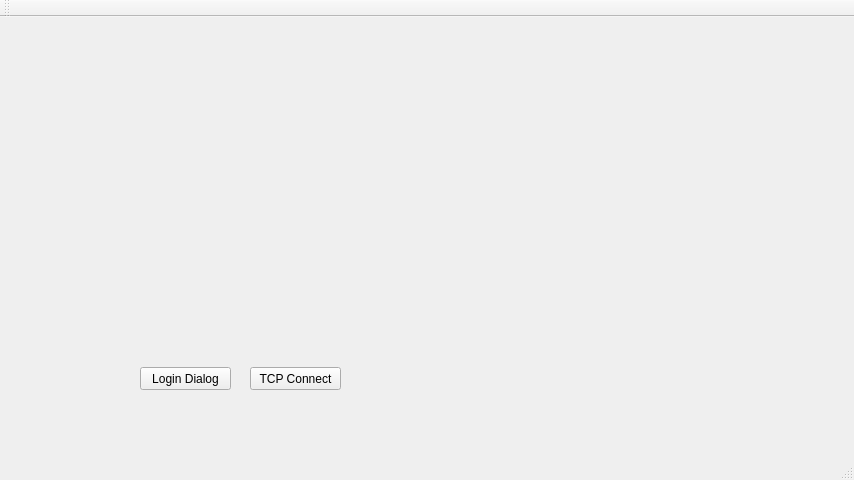
<?xml version="1.0" encoding="UTF-8"?>
<ui version="4.0">
 <class>MainWindow</class>
 <widget class="QMainWindow" name="MainWindow">
  <property name="geometry">
   <rect>
    <x>0</x>
    <y>0</y>
    <width>854</width>
    <height>480</height>
   </rect>
  </property>
  <property name="windowTitle">
   <string>MainWindow</string>
  </property>
  <widget class="QWidget" name="centralWidget">
   <widget class="QPushButton" name="newScreenButton">
    <property name="geometry">
     <rect>
      <x>140</x>
      <y>350</y>
      <width>91</width>
      <height>23</height>
     </rect>
    </property>
    <property name="text">
     <string>Login Dialog</string>
    </property>
   </widget>
   <widget class="QPushButton" name="pushButton">
    <property name="geometry">
     <rect>
      <x>250</x>
      <y>350</y>
      <width>91</width>
      <height>23</height>
     </rect>
    </property>
    <property name="text">
     <string>TCP Connect</string>
    </property>
   </widget>
  </widget>
  <widget class="QToolBar" name="mainToolBar">
   <property name="enabled">
    <bool>true</bool>
   </property>
   <property name="movable">
    <bool>true</bool>
   </property>
   <property name="floatable">
    <bool>true</bool>
   </property>
   <attribute name="toolBarArea">
    <enum>TopToolBarArea</enum>
   </attribute>
   <attribute name="toolBarBreak">
    <bool>false</bool>
   </attribute>
  </widget>
  <widget class="QStatusBar" name="statusBar"/>
 </widget>
 <layoutdefault spacing="6" margin="11"/>
 <resources/>
 <connections/>
</ui>
